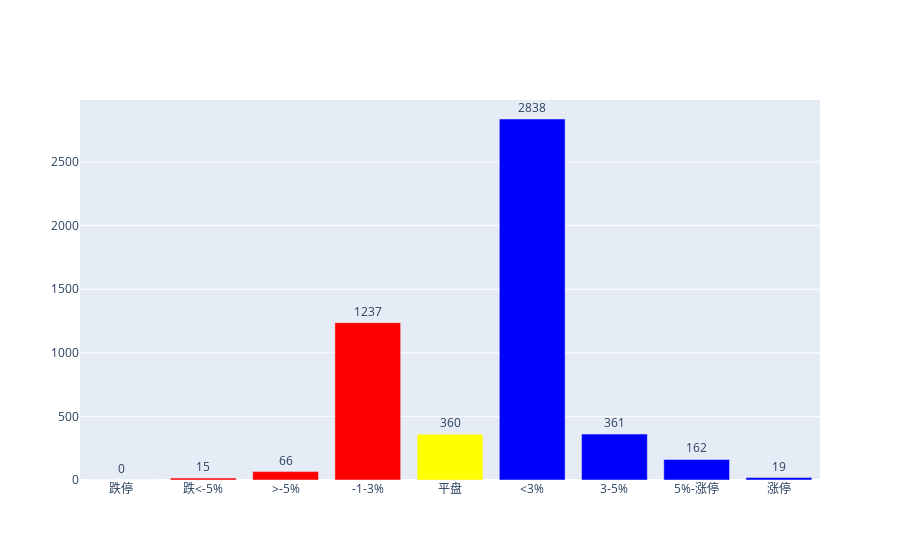

The code cell stored with this chart in its notebook:
### Code cell
import plotly.graph_objs as go
import plotly.express as px
# fig = go.Figure([go.Bar(x=data['x'], y=data['y'])])
fig = go.Figure([go.Bar(x=data['x'], y=data['y'], marker={
                'color': data["color"]}, text=data['y'], textposition='auto')])

fig.update_traces(texttemplate='%{text:.2d}', textposition='outside')
fig.show()

### Figure 1 — Plotly figure (JSON) as saved in the notebook; plotly's stock layout.template omitted (floating-point values rounded to 4 significant figures)
{"data": [{"marker": {"color": ["red", "red", "red", "red", "yellow", "blue", "blue", "blue", "blue"]}, "text": [0, 15, 66, 1237, 360, 2838, 361, 162, 19], "textposition": "outside", "texttemplate": "%{text:.2d}", "type": "bar", "x": ["跌停", "跌<-5%", ">-5%", "-1-3%", "平盘", "<3%", "3-5%", "5%-涨停", "涨停"], "y": [0, 15, 66, 1237, 360, 2838, 361, 162, 19]}], "layout": {}}
